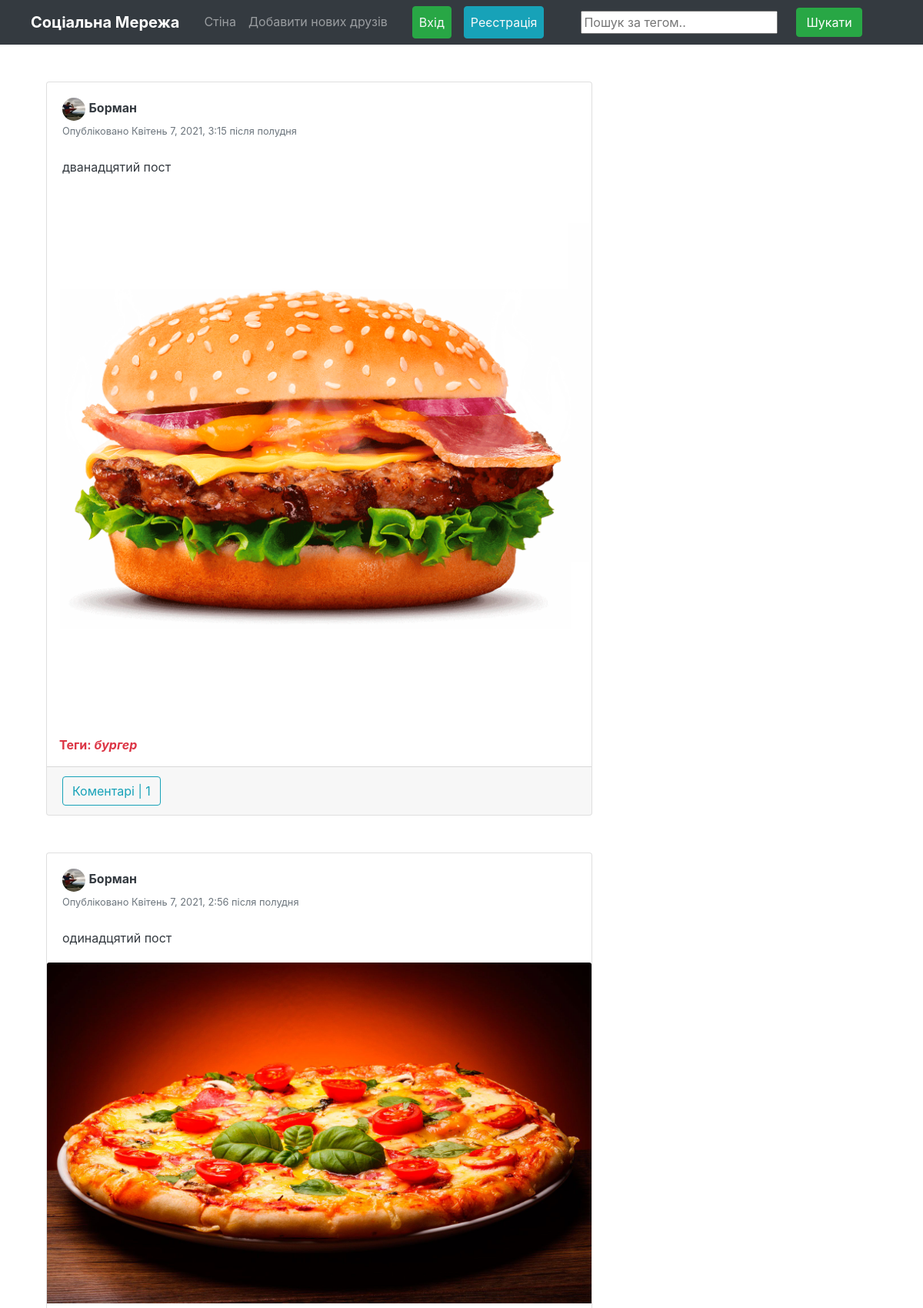
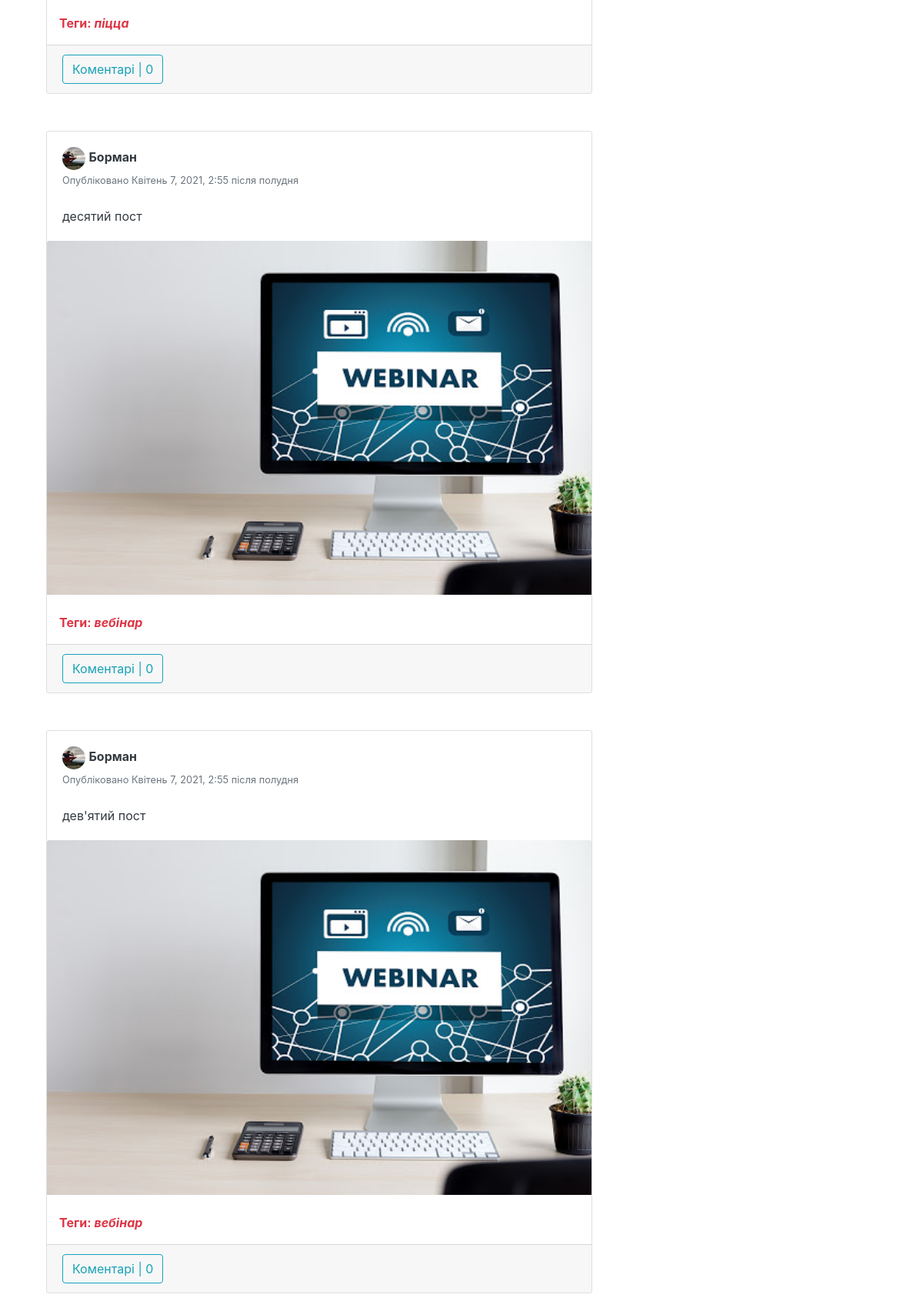
The page / (upper part) on the database its author committed (2 pictures, top to bottom).
### feed/models.py (models this page shows, shortened)
class Post(models.Model):
    description = models.CharField(max_length=255, blank=True)
    pic = models.ImageField(upload_to='path/to/img')
    date_posted = models.DateTimeField(default=timezone.now)
    user_name = models.ForeignKey(User, on_delete=models.CASCADE)
    tags = models.CharField(max_length=100, blank=True)

### users/models.py (models this page shows, shortened)
class Profile(models.Model):
    user = models.OneToOneField(User, on_delete=models.CASCADE)
    image = models.ImageField(default='default.png', upload_to='profile_pics')
    slug = AutoSlugField(populate_from='user')
    bio = models.CharField(max_length=255, blank=True)
    friends = models.ManyToManyField('Profile', blank=True)
    def get_absolute_url(self):
        return '/users/{}'.format(self.slug)

### feed/views.py (the view)
# urls.py: path('', PostListView.as_view(), name='home'),
class PostListView(ListView):
    model = Post
    template_name = 'feed/home.html'
    context_object_name = 'posts'
    ordering = ['-date_posted']
    paginate_by = 10
    def get_context_data(self, **kwargs):
        context = super(PostListView, self).get_context_data(**kwargs)
        return context

### feed/templates/feed/home.html (shortened to what this page needs)
{% extends "feed/layout.html" %} {% load static %} {% block searchform %}
<form
        class="form-inline my-2 my-lg-0 ml-5"
        action="{% url 'search_posts' %}"
        method="get"
>
    <input name="p" type="text" placeholder="Пошук за тегом.." />
    <button class="btn btn-success my-2 my-sm-0 ml-4" type="submit">
        Шукати
    </button>
</form>
{% endblock searchform %} {% block content %}
<div class="container">
    <div class="row">
        <div class="col-md-8">
            {% for post in posts %}
            <div class="card card-signin my-5">
                <div class="card-body">
                    <a href="{{ post.user_name.profile.get_absolute_url }}"
                    ><img
                            src="{{ post.user_name.profile.image.url }}"
                            class="rounded-circle"
                            width="30"
                            height="30"
                            alt=""
                    /></a>
                    <a
                            class="text-dark"
                            href="{{ post.user_name.profile.get_absolute_url }}"
                    ><b>{{ post.user_name }}</b></a
                    >
                    <br /><small class="text-muted"
                >Опубліковано {{ post.date_posted }}</small
                >
                    <br /><br />
                    <p class="card-text text-dark">{{ post.description }}</p>
                </div>
                <a href="{% url 'post-detail' post.id %}"
                ><img class="card-img-top" src="{{ post.pic.url }}" alt=""
                /></a>
                {% if post.tags %}
                <br />
                <p class="text-danger ml-3">
                    <b>Теги: <i>{{ post.tags }}</i></b>
                </p>
                {% endif %}
                <div class="card-footer">
                    <a class="btn btn-outline-info" href="{% url 'post-detail' post.id %}"
                    >Коментарі | {{ post.details.count }}</a
                    >
                </div>
            </div>
            {% endfor %}
        </div>
    </div>
</div>
{% endblock content %}

### feed/templates/feed/layout.html (shortened to what this page needs)
<!DOCTYPE html>
{% load static %}
<html>
<head>
  <link
          rel="stylesheet"
          href="https://maxcdn.bootstrapcdn.com/bootstrap/4.0.0/css/bootstrap.min.css"
  />
  <link
          rel="stylesheet"
          type="text/css"
          href="https://dl.dropboxusercontent.com/s/ecyb1drs5j1jyjf/styles.css?dl=0"
  />
</head>
<body>
<nav class="navbar navbar-expand-lg navbar-dark bg-dark sticky-top">
  <a class="navbar-brand ml-4 mr-4" href="#"><b>Соціальна Мережа</b></a>
  <div class="collapse navbar-collapse" id="navbarNavAltMarkup">
    <div class="navbar-nav">
      <a class="nav-item nav-link" href="{% url 'home' %}">Стіна</a>
      <a class="nav-item nav-link" href="{% url 'users_list' %}"
      >Добавити нових друзів</a
      >
      {% if user.is_authenticated %}
      <a class="nav-item nav-link" href="{% url 'friend_list' %}"
      >Друзі</a
      >
      <a class="nav-item nav-link" href="{% url 'my_profile' %}">Профіль</a>
      <a class="nav-item nav-link" href="{% url 'post-create' %}"
      >Створити публікацію</a
      >
      <a
              class="nav-item nav-link btn btn-danger ml-4 text-light"
              href="{% url 'logout' %}"
      >Вихід</a
      >
      {% else %}
      <a
              class="nav-item nav-link btn btn-success ml-4 text-light"
              href="{% url 'login' %}"
      >Вхід</a
      >
      <a
              class="nav-item nav-link btn btn-info ml-3 text-light"
              href="{% url 'register' %} "
      >Реєстрація</a
      >
      {% endif %} {% block searchform %}{% endblock searchform %}
    </div>
  </div>
</nav>
<div class="container">{% block content %}{% endblock content %}</div>
</body>
</html>

### rows shown on the page
Post: user_name.profile.image (picture), user_name "Борман", date_posted "Квітень 7, 2021, 3:15 після полудня", description "дванадцятий пост", pic (picture), tags "бургер", details.count "1"
Post: user_name.profile.image (picture), user_name "Борман", date_posted "Квітень 7, 2021, 2:56 після полудня", description "одинадцятий пост", pic (picture), tags "піцца", details.count "0"
Post: user_name.profile.image (picture), user_name "Борман", date_posted "Квітень 7, 2021, 2:55 після полудня", description "десятий пост", pic (picture), tags "вебінар", details.count "0"
Post: user_name.profile.image (picture), user_name "Борман", date_posted "Квітень 7, 2021, 2:55 після полудня", description "дев'ятий пост", pic (picture), tags "вебінар", details.count "0"
